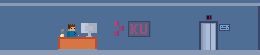

Below is a game level as drawn by its tile map, then a one-line description and the .tmx that defines it (tile-layer data replaced by summaries):
An orthogonal 52x11 tile map with 5x5 px tiles, 1 tile layer (graphics), 1 image layer and 5 objects.

<map version="1.2" tiledversion="1.2.4" orientation="orthogonal" renderorder="right-down" width="52" height="11" tilewidth="5" tileheight="5" infinite="0" nextlayerid="12" nextobjectid="46">
 <tileset firstgid="1" name="coffee" tilewidth="8" tileheight="8" tilecount="3" columns="3">
  <image source="coffee.png" width="24" height="8" />
  <tile id="0">
   <animation>
    <frame tileid="0" duration="250" />
    <frame tileid="1" duration="250" />
    <frame tileid="2" duration="250" />
   </animation>
  </tile>
 </tileset>
 <imagelayer id="2" name="background" offsetx="0" offsety="-5">
  <image source="image_lv1.png" width="261" height="60" />
 </imagelayer>
 <objectgroup id="3" name="floor">
  <object id="3" x="0" y="50" width="260" height="5" />
  <object id="29" x="0" y="19.25" width="5" height="30.75" />
  <object id="45" x="257.75" y="6.25" width="2.25" height="43.75" />
 </objectgroup>
 <objectgroup id="4" name="lift">
  <object id="4" x="200" y="25" width="15" height="25" />
 </objectgroup>
 <objectgroup id="5" name="willbesoon" />
 <objectgroup id="7" name="guy">
  <object id="43" x="75" y="35" width="10" height="15" />
 </objectgroup>
 <layer id="11" name="graphics" width="52" height="11" offsetx="-0.25" offsety="2">
  <data>[572 cells, 1 non-empty, 1 distinct tile ids]</data>
 </layer>
</map>
